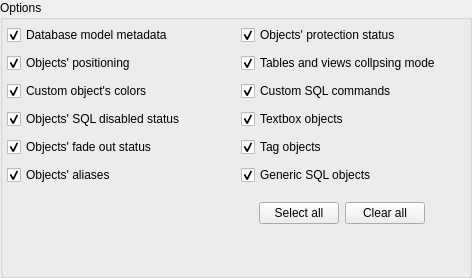
           <widget class="QGroupBox" name="options_grp">
            <property name="sizePolicy">
             <sizepolicy hsizetype="Preferred" vsizetype="Expanding">
              <horstretch>0</horstretch>
              <verstretch>0</verstretch>
             </sizepolicy>
            </property>
            <property name="title">
             <string>Options</string>
            </property>
            <layout class="QGridLayout" name="gridLayout_4">
             <property name="leftMargin">
              <number>4</number>
             </property>
             <property name="topMargin">
              <number>4</number>
             </property>
             <property name="rightMargin">
              <number>4</number>
             </property>
             <property name="horizontalSpacing">
              <number>10</number>
             </property>
             <item row="6" column="0">
              <layout class="QHBoxLayout" name="horizontalLayout_21">
               <item>
                <widget class="QCheckBox" name="objs_aliases_chk">
                 <property name="sizePolicy">
                  <sizepolicy hsizetype="Preferred" vsizetype="Fixed">
                   <horstretch>0</horstretch>
                   <verstretch>0</verstretch>
                  </sizepolicy>
                 </property>
                 <property name="toolTip">
                  <string/>
                 </property>
                 <property name="statusTip">
                  <string>Handles the objects' aliases  in the metadata file. Only for graphical objects and table's children objects.</string>
                 </property>
                 <property name="text">
                  <string>Objects' aliases</string>
                 </property>
                 <property name="checked">
                  <bool>true</bool>
                 </property>
                </widget>
               </item>
               <item>
                <widget class="QWidget" name="objs_aliases_hint" native="true">
                 <property name="sizePolicy">
                  <sizepolicy hsizetype="Fixed" vsizetype="Fixed">
                   <horstretch>0</horstretch>
                   <verstretch>0</verstretch>
                  </sizepolicy>
                 </property>
                 <property name="minimumSize">
                  <size>
                   <width>22</width>
                   <height>22</height>
                  </size>
                 </property>
                 <property name="maximumSize">
                  <size>
                   <width>22</width>
                   <height>22</height>
                  </size>
                 </property>
                </widget>
               </item>
              </layout>
             </item>
             <item row="1" column="0">
              <layout class="QHBoxLayout" name="horizontalLayout_15">
               <item>
                <widget class="QCheckBox" name="objs_positioning_chk">
                 <property name="sizePolicy">
                  <sizepolicy hsizetype="Preferred" vsizetype="Fixed">
                   <horstretch>0</horstretch>
                   <verstretch>0</verstretch>
                  </sizepolicy>
                 </property>
                 <property name="toolTip">
                  <string/>
                 </property>
                 <property name="statusTip">
                  <string>Handles the objects' positioning in the metadata file.</string>
                 </property>
                 <property name="text">
                  <string>Objects' positioning</string>
                 </property>
                 <property name="checked">
                  <bool>true</bool>
                 </property>
                </widget>
               </item>
               <item>
                <widget class="QWidget" name="objs_positioning_hint" native="true">
                 <property name="sizePolicy">
                  <sizepolicy hsizetype="Fixed" vsizetype="Fixed">
                   <horstretch>0</horstretch>
                   <verstretch>0</verstretch>
                  </sizepolicy>
                 </property>
                 <property name="minimumSize">
                  <size>
                   <width>22</width>
                   <height>22</height>
                  </size>
                 </property>
                 <property name="maximumSize">
                  <size>
                   <width>22</width>
                   <height>22</height>
                  </size>
                 </property>
                </widget>
               </item>
              </layout>
             </item>
             <item row="8" column="0" colspan="2">
              <spacer name="verticalSpacer">
               <property name="orientation">
                <enum>Qt::Vertical</enum>
               </property>
               <property name="sizeHint" stdset="0">
                <size>
                 <width>20</width>
                 <height>40</height>
                </size>
               </property>
              </spacer>
             </item>
             <item row="2" column="0">
              <layout class="QHBoxLayout" name="horizontalLayout_17">
               <item>
                <widget class="QCheckBox" name="custom_colors_chk">
                 <property name="sizePolicy">
                  <sizepolicy hsizetype="Preferred" vsizetype="Fixed">
                   <horstretch>0</horstretch>
                   <verstretch>0</verstretch>
                  </sizepolicy>
                 </property>
                 <property name="toolTip">
                  <string/>
                 </property>
                 <property name="statusTip">
                  <string>Handles the objects' custom colors in the metadata file. Currently available only for relationships and schemas.</string>
                 </property>
                 <property name="text">
                  <string>Custom object's colors</string>
                 </property>
                 <property name="checked">
                  <bool>true</bool>
                 </property>
                </widget>
               </item>
               <item>
                <widget class="QWidget" name="custom_colors_hint" native="true">
                 <property name="sizePolicy">
                  <sizepolicy hsizetype="Fixed" vsizetype="Fixed">
                   <horstretch>0</horstretch>
                   <verstretch>0</verstretch>
                  </sizepolicy>
                 </property>
                 <property name="minimumSize">
                  <size>
                   <width>22</width>
                   <height>22</height>
                  </size>
                 </property>
                 <property name="maximumSize">
                  <size>
                   <width>22</width>
                   <height>22</height>
                  </size>
                 </property>
                </widget>
               </item>
              </layout>
             </item>
             <item row="0" column="1">
              <layout class="QHBoxLayout" name="horizontalLayout_11">
               <item>
                <widget class="QCheckBox" name="objs_protection_chk">
                 <property name="sizePolicy">
                  <sizepolicy hsizetype="Preferred" vsizetype="Fixed">
                   <horstretch>0</horstretch>
                   <verstretch>0</verstretch>
                  </sizepolicy>
                 </property>
                 <property name="toolTip">
                  <string/>
                 </property>
                 <property name="statusTip">
                  <string>Handles the objects' protection status in the metadata file.</string>
                 </property>
                 <property name="text">
                  <string>Objects' protection status</string>
                 </property>
                 <property name="checked">
                  <bool>true</bool>
                 </property>
                </widget>
               </item>
               <item>
                <widget class="QWidget" name="objs_protection_hint" native="true">
                 <property name="sizePolicy">
                  <sizepolicy hsizetype="Fixed" vsizetype="Fixed">
                   <horstretch>0</horstretch>
                   <verstretch>0</verstretch>
                  </sizepolicy>
                 </property>
                 <property name="minimumSize">
                  <size>
                   <width>22</width>
                   <height>22</height>
                  </size>
                 </property>
                 <property name="maximumSize">
                  <size>
                   <width>22</width>
                   <height>22</height>
                  </size>
                 </property>
                </widget>
               </item>
              </layout>
             </item>
             <item row="3" column="0">
              <layout class="QHBoxLayout" name="horizontalLayout_12">
               <item>
                <widget class="QCheckBox" name="objs_sql_disabled_chk">
                 <property name="sizePolicy">
                  <sizepolicy hsizetype="Preferred" vsizetype="Fixed">
                   <horstretch>0</horstretch>
                   <verstretch>0</verstretch>
                  </sizepolicy>
                 </property>
                 <property name="toolTip">
                  <string/>
                 </property>
                 <property name="statusTip">
                  <string>Handles the objects' SQL disabled status in the metadata file.</string>
                 </property>
                 <property name="text">
                  <string>Objects' SQL disabled status</string>
                 </property>
                 <property name="checked">
                  <bool>true</bool>
                 </property>
                </widget>
               </item>
               <item>
                <widget class="QWidget" name="objs_sql_disabled_hint" native="true">
                 <property name="sizePolicy">
                  <sizepolicy hsizetype="Fixed" vsizetype="Fixed">
                   <horstretch>0</horstretch>
                   <verstretch>0</verstretch>
                  </sizepolicy>
                 </property>
                 <property name="minimumSize">
                  <size>
                   <width>22</width>
                   <height>22</height>
                  </size>
                 </property>
                 <property name="maximumSize">
                  <size>
                   <width>22</width>
                   <height>22</height>
                  </size>
                 </property>
                </widget>
               </item>
              </layout>
             </item>
             <item row="0" column="0">
              <layout class="QHBoxLayout" name="horizontalLayout_10">
               <item>
                <widget class="QCheckBox" name="db_metadata_chk">
                 <property name="sizePolicy">
                  <sizepolicy hsizetype="Preferred" vsizetype="Fixed">
                   <horstretch>0</horstretch>
                   <verstretch>0</verstretch>
                  </sizepolicy>
                 </property>
                 <property name="toolTip">
                  <string/>
                 </property>
                 <property name="statusTip">
                  <string>Handles the following database model attributes in the metadata file: author, zoom factor, last position and default objects.</string>
                 </property>
                 <property name="text">
                  <string>Database model metadata</string>
                 </property>
                 <property name="checked">
                  <bool>true</bool>
                 </property>
                </widget>
               </item>
               <item>
                <widget class="QWidget" name="db_metadata_hint" native="true">
                 <property name="sizePolicy">
                  <sizepolicy hsizetype="Fixed" vsizetype="Fixed">
                   <horstretch>0</horstretch>
                   <verstretch>0</verstretch>
                  </sizepolicy>
                 </property>
                 <property name="minimumSize">
                  <size>
                   <width>22</width>
                   <height>22</height>
                  </size>
                 </property>
                 <property name="maximumSize">
                  <size>
                   <width>22</width>
                   <height>22</height>
                  </size>
                 </property>
                </widget>
               </item>
              </layout>
             </item>
             <item row="5" column="0">
              <layout class="QHBoxLayout" name="horizontalLayout_18">
               <item>
                <widget class="QCheckBox" name="objs_fadedout_chk">
                 <property name="sizePolicy">
                  <sizepolicy hsizetype="Preferred" vsizetype="Fixed">
                   <horstretch>0</horstretch>
                   <verstretch>0</verstretch>
                  </sizepolicy>
                 </property>
                 <property name="toolTip">
                  <string/>
                 </property>
                 <property name="statusTip">
                  <string>Handles the objects' fade out status in the metadata file.</string>
                 </property>
                 <property name="text">
                  <string>Objects' fade out status</string>
                 </property>
                 <property name="checked">
                  <bool>true</bool>
                 </property>
                </widget>
               </item>
               <item>
                <widget class="QWidget" name="objs_fadedout_hint" native="true">
                 <property name="sizePolicy">
                  <sizepolicy hsizetype="Fixed" vsizetype="Fixed">
                   <horstretch>0</horstretch>
                   <verstretch>0</verstretch>
                  </sizepolicy>
                 </property>
                 <property name="minimumSize">
                  <size>
                   <width>22</width>
                   <height>22</height>
                  </size>
                 </property>
                 <property name="maximumSize">
                  <size>
                   <width>22</width>
                   <height>22</height>
                  </size>
                 </property>
                </widget>
               </item>
              </layout>
             </item>
             <item row="5" column="1">
              <layout class="QHBoxLayout" name="horizontalLayout_14">
               <item>
                <widget class="QCheckBox" name="tag_objs_chk">
                 <property name="sizePolicy">
                  <sizepolicy hsizetype="Preferred" vsizetype="Fixed">
                   <horstretch>0</horstretch>
                   <verstretch>0</verstretch>
                  </sizepolicy>
                 </property>
                 <property name="toolTip">
                  <string/>
                 </property>
                 <property name="statusTip">
                  <string>Save tags to the output file when extracting metadata. When loading the file, the tags are recreated and duplicated ones are ignored.</string>
                 </property>
                 <property name="text">
                  <string>Tag objects</string>
                 </property>
                 <property name="checked">
                  <bool>true</bool>
                 </property>
                </widget>
               </item>
               <item>
                <widget class="QWidget" name="tag_objs_hint" native="true">
                 <property name="sizePolicy">
                  <sizepolicy hsizetype="Fixed" vsizetype="Fixed">
                   <horstretch>0</horstretch>
                   <verstretch>0</verstretch>
                  </sizepolicy>
                 </property>
                 <property name="minimumSize">
                  <size>
                   <width>22</width>
                   <height>22</height>
                  </size>
                 </property>
                 <property name="maximumSize">
                  <size>
                   <width>22</width>
                   <height>22</height>
                  </size>
                 </property>
                </widget>
               </item>
              </layout>
             </item>
             <item row="3" column="1">
              <layout class="QHBoxLayout" name="horizontalLayout_13">
               <item>
                <widget class="QCheckBox" name="textbox_objs_chk">
                 <property name="sizePolicy">
                  <sizepolicy hsizetype="Preferred" vsizetype="Fixed">
                   <horstretch>0</horstretch>
                   <verstretch>0</verstretch>
                  </sizepolicy>
                 </property>
                 <property name="toolTip">
                  <string/>
                 </property>
                 <property name="statusTip">
                  <string>Save textboxes to the output file when extracting metadata. When loading the file, the textboxes are recreated and duplicated ones are ignored.</string>
                 </property>
                 <property name="text">
                  <string>Textbox objects</string>
                 </property>
                 <property name="checked">
                  <bool>true</bool>
                 </property>
                </widget>
               </item>
               <item>
                <widget class="QWidget" name="textbox_objs_hint" native="true">
                 <property name="sizePolicy">
                  <sizepolicy hsizetype="Fixed" vsizetype="Fixed">
                   <horstretch>0</horstretch>
                   <verstretch>0</verstretch>
                  </sizepolicy>
                 </property>
                 <property name="minimumSize">
                  <size>
                   <width>22</width>
                   <height>22</height>
                  </size>
                 </property>
                 <property name="maximumSize">
                  <size>
                   <width>22</width>
                   <height>22</height>
                  </size>
                 </property>
                </widget>
               </item>
              </layout>
             </item>
             <item row="2" column="1">
              <layout class="QHBoxLayout" name="horizontalLayout_16">
               <item>
                <widget class="QCheckBox" name="custom_sql_chk">
                 <property name="sizePolicy">
                  <sizepolicy hsizetype="Preferred" vsizetype="Fixed">
                   <horstretch>0</horstretch>
                   <verstretch>0</verstretch>
                  </sizepolicy>
                 </property>
                 <property name="toolTip">
                  <string/>
                 </property>
                 <property name="statusTip">
                  <string>Handles the objects' custom SQL commands in the metadata file.</string>
                 </property>
                 <property name="text">
                  <string>Custom SQL commands</string>
                 </property>
                 <property name="checked">
                  <bool>true</bool>
                 </property>
                </widget>
               </item>
               <item>
                <widget class="QWidget" name="custom_sql_hint" native="true">
                 <property name="sizePolicy">
                  <sizepolicy hsizetype="Fixed" vsizetype="Fixed">
                   <horstretch>0</horstretch>
                   <verstretch>0</verstretch>
                  </sizepolicy>
                 </property>
                 <property name="minimumSize">
                  <size>
                   <width>22</width>
                   <height>22</height>
                  </size>
                 </property>
                 <property name="maximumSize">
                  <size>
                   <width>22</width>
                   <height>22</height>
                  </size>
                 </property>
                </widget>
               </item>
              </layout>
             </item>
             <item row="1" column="1">
              <layout class="QHBoxLayout" name="horizontalLayout_19">
               <item>
                <widget class="QCheckBox" name="objs_collapse_mode_chk">
                 <property name="sizePolicy">
                  <sizepolicy hsizetype="Preferred" vsizetype="Fixed">
                   <horstretch>0</horstretch>
                   <verstretch>0</verstretch>
                  </sizepolicy>
                 </property>
                 <property name="toolTip">
                  <string/>
                 </property>
                 <property name="statusTip">
                  <string>Handles the tables' and views' collapsing mode in the metadata file.</string>
                 </property>
                 <property name="text">
                  <string>Tables and views collpsing mode</string>
                 </property>
                 <property name="checked">
                  <bool>true</bool>
                 </property>
                </widget>
               </item>
               <item>
                <widget class="QWidget" name="objs_collapse_mode_hint" native="true">
                 <property name="sizePolicy">
                  <sizepolicy hsizetype="Fixed" vsizetype="Fixed">
                   <horstretch>0</horstretch>
                   <verstretch>0</verstretch>
                  </sizepolicy>
                 </property>
                 <property name="minimumSize">
                  <size>
                   <width>22</width>
                   <height>22</height>
                  </size>
                 </property>
                 <property name="maximumSize">
                  <size>
                   <width>22</width>
                   <height>22</height>
                  </size>
                 </property>
                </widget>
               </item>
              </layout>
             </item>
             <item row="6" column="1">
              <layout class="QHBoxLayout" name="horizontalLayout_20">
               <item>
                <widget class="QCheckBox" name="generic_sql_objs_chk">
                 <property name="sizePolicy">
                  <sizepolicy hsizetype="Preferred" vsizetype="Fixed">
                   <horstretch>0</horstretch>
                   <verstretch>0</verstretch>
                  </sizepolicy>
                 </property>
                 <property name="toolTip">
                  <string/>
                 </property>
                 <property name="statusTip">
                  <string>Save generic SQL objects to the output file when extracting metadata. When loading the file, the objects are recreated and duplicated ones are ignored.</string>
                 </property>
                 <property name="text">
                  <string>Generic SQL objects</string>
                 </property>
                 <property name="checked">
                  <bool>true</bool>
                 </property>
                </widget>
               </item>
               <item>
                <widget class="QWidget" name="generic_sql_objs_hint" native="true">
                 <property name="sizePolicy">
                  <sizepolicy hsizetype="Fixed" vsizetype="Fixed">
                   <horstretch>0</horstretch>
                   <verstretch>0</verstretch>
                  </sizepolicy>
                 </property>
                 <property name="minimumSize">
                  <size>
                   <width>22</width>
                   <height>22</height>
                  </size>
                 </property>
                 <property name="maximumSize">
                  <size>
                   <width>22</width>
                   <height>22</height>
                  </size>
                 </property>
                </widget>
               </item>
              </layout>
             </item>
             <item row="7" column="0" colspan="2">
              <widget class="QWidget" name="widget" native="true">
               <property name="minimumSize">
                <size>
                 <width>0</width>
                 <height>0</height>
                </size>
               </property>
               <layout class="QHBoxLayout" name="horizontalLayout_2">
                <property name="spacing">
                 <number>6</number>
                </property>
                <property name="leftMargin">
                 <number>0</number>
                </property>
                <property name="topMargin">
                 <number>10</number>
                </property>
                <property name="rightMargin">
                 <number>0</number>
                </property>
                <property name="bottomMargin">
                 <number>0</number>
                </property>
                <item>
                 <spacer name="horizontalSpacer_4">
                  <property name="orientation">
                   <enum>Qt::Horizontal</enum>
                  </property>
                  <property name="sizeHint" stdset="0">
                   <size>
                    <width>252</width>
                    <height>20</height>
                   </size>
                  </property>
                 </spacer>
                </item>
                <item>
                 <widget class="QPushButton" name="select_all_btn">
                  <property name="text">
                   <string>Select all</string>
                  </property>
                 </widget>
                </item>
                <item>
                 <widget class="QPushButton" name="clear_all_btn">
                  <property name="text">
                   <string>Clear all</string>
                  </property>
                 </widget>
                </item>
                <item>
                 <spacer name="horizontalSpacer_5">
                  <property name="orientation">
                   <enum>Qt::Horizontal</enum>
                  </property>
                  <property name="sizeHint" stdset="0">
                   <size>
                    <width>40</width>
                    <height>20</height>
                   </size>
                  </property>
                 </spacer>
                </item>
               </layout>
              </widget>
             </item>
            </layout>
           </widget>
